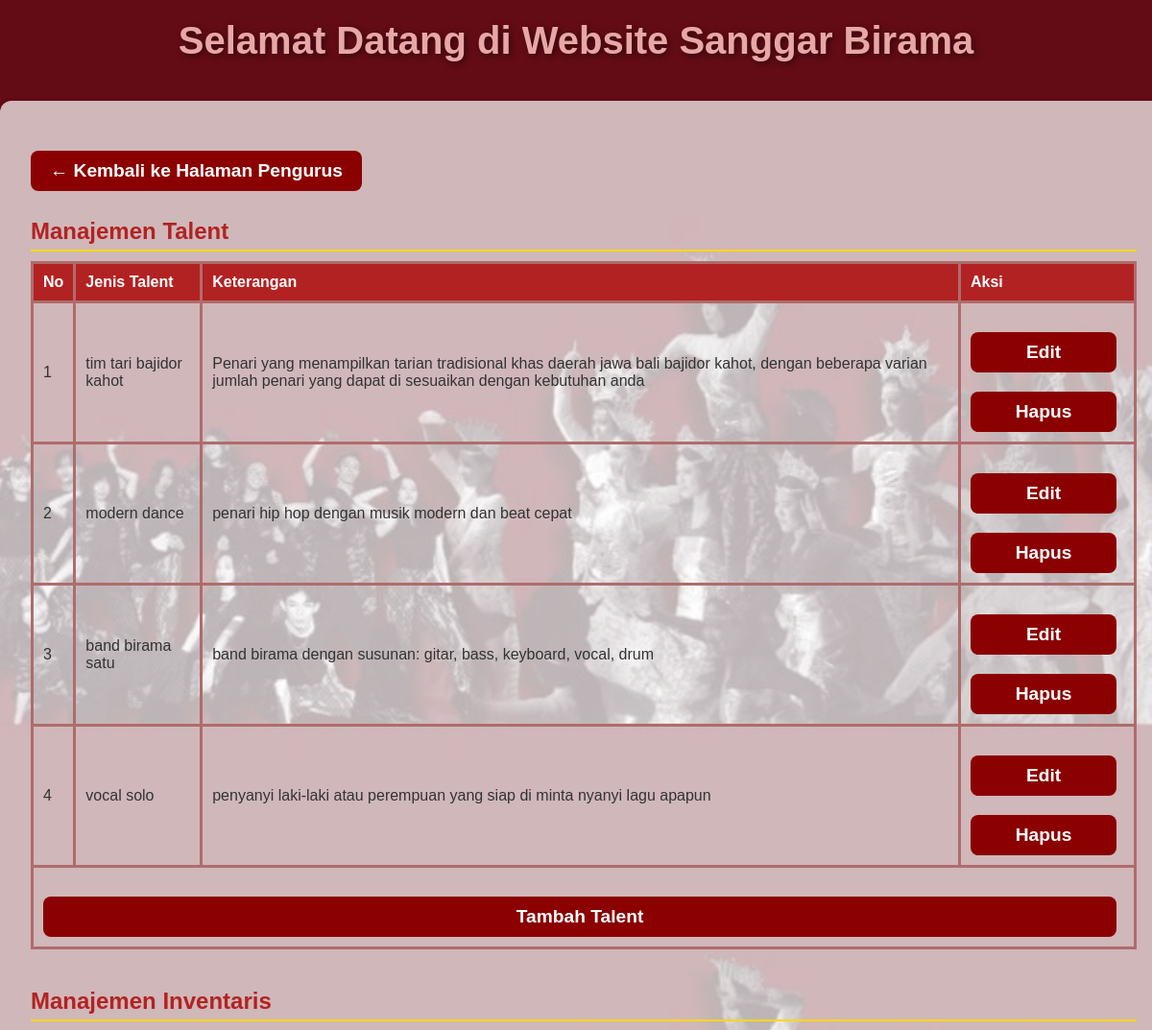
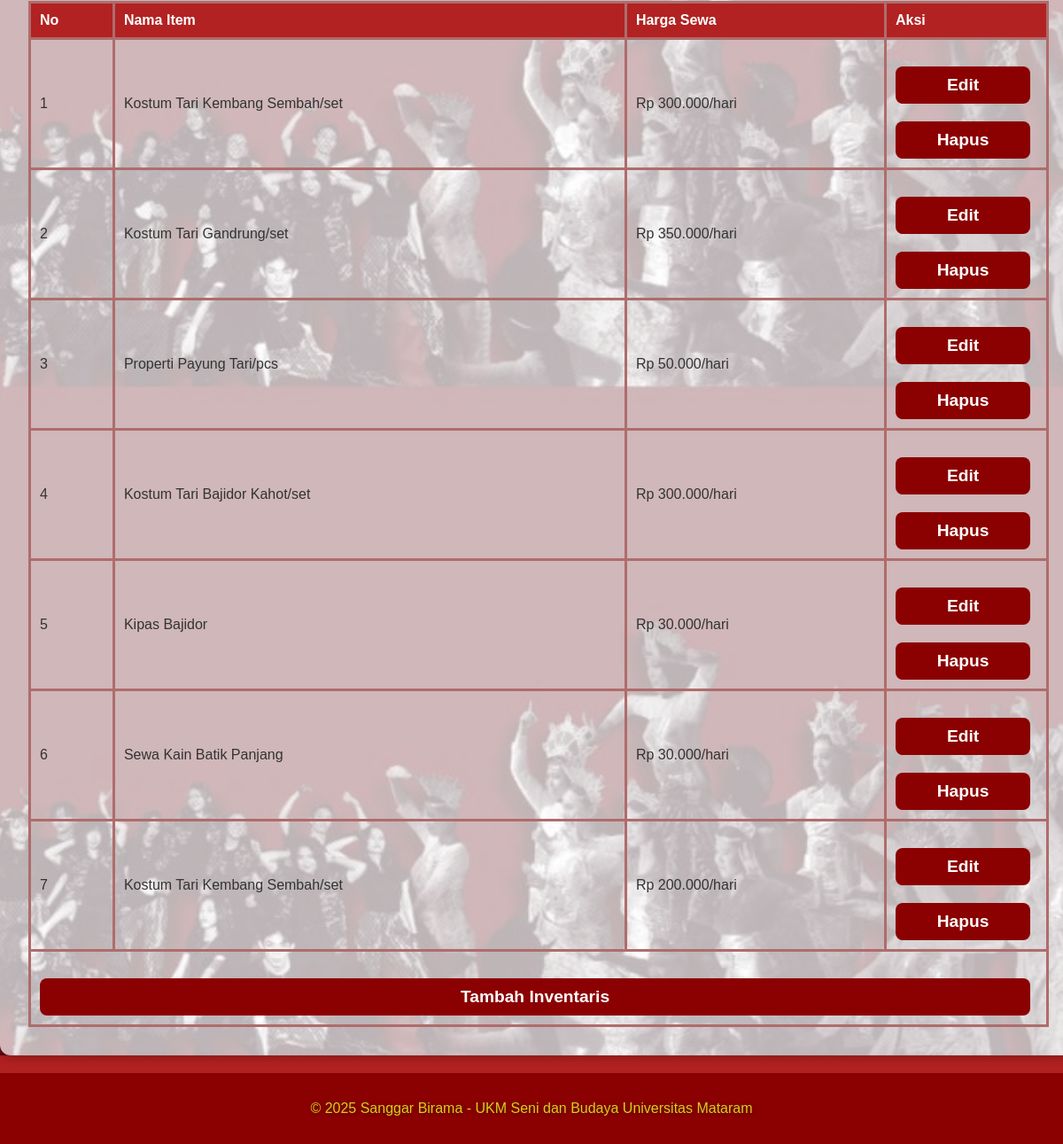
The page /app/views/manajemen_talent&inventaris.php (signed in) on the database its author committed (2 pictures, top to bottom).
### tables this page shows
CREATE TABLE `talent` (
  `id_talent` int(11) NOT NULL,
  `jenis_talent` text NOT NULL,
  `keterangan` text NOT NULL
);

CREATE TABLE `inventaris` (
  `id_item` int(11) NOT NULL,
  `nama_item` varchar(100) NOT NULL,
  `harga_sewa` int(11) NOT NULL
);

### app/views/manajemen_talent&inventaris.php (the view, shortened to what this page needs)
<?php
require_once __DIR__ . '/../config/config.php';
$talent = $mysqli->query("SELECT * FROM talent");
$inventaris = $mysqli->query("SELECT * FROM inventaris");
?>
<?php include 'header.php'; ?>
<div class="content">
    <a href="beranda_pengurus.php" class="button" style="margin-bottom:18px;display:inline-block;">&larr; Kembali ke Halaman Pengurus</a>
    <h2>Manajemen Talent</h2>
    <table border="1" style="width:100%; border-collapse:collapse;">
        <tr>
            <th>No</th>
            <th>Jenis Talent</th>
            <th>Keterangan</th>
            <th style="width:160px;">Aksi</th>
        </tr>
        <?php $no=1; while($row = $talent->fetch_assoc()): ?>
        <tr>
            <td><?= $no++ ?></td>
            <td><?= htmlspecialchars($row['jenis_talent']) ?></td>
            <td><?= htmlspecialchars($row['keterangan']) ?></td>
            <td>
                <a href="edit_talent.php?id=<?= $row['id_talent'] ?>" class="button">Edit</a>
                <a href="hapus_talent.php?id=<?= $row['id_talent'] ?>" class="button" onclick="return confirm('Hapus talent ini?')">Hapus</a>
            </td>
        </tr>
        <?php endwhile; ?>
        <tr>
            <td colspan="4" style="text-align:center;">
                <a href="tambah_talent.php" class="button">Tambah Talent</a>
            </td>
        </tr>
    </table>
    <h2 style="margin-top:40px;">Manajemen Inventaris</h2>
    <table border="1" style="width:100%; border-collapse:collapse;">
        <tr>
            <th>No</th>
            <th>Nama Item</th>
            <th>Harga Sewa</th>
            <th style="width:160px;">Aksi</th>
        </tr>
        <?php $no=1; while($row = $inventaris->fetch_assoc()): ?>
        <tr>
            <td><?= $no++ ?></td>
            <td><?= htmlspecialchars($row['nama_item']) ?></td>
            <td>Rp <?= number_format($row['harga_sewa'],0,',','.') ?>/hari</td>
            <td>
                <a href="edit_inventaris.php?id=<?= $row['id_item'] ?>" class="button">Edit</a>
                <a href="hapus_inventaris.php?id=<?= $row['id_item'] ?>" class="button" onclick="return confirm('Hapus inventaris ini?')">Hapus</a>
            </td>
        </tr>
        <?php endwhile; ?>
        <tr>
            <td colspan="4" style="text-align:center;">
                <a href="tambah_inventaris.php" class="button">Tambah Inventaris</a>
            </td>
        </tr>
    </table>
</div>
<?php include 'footer.php'; ?>

### public/css/style.css (style rules this page uses)
a.button { display: inline-block; padding: 8px 18px; background: #b00; color: #fff !important; border-radius: 4px; text-decoration: none; border: none; font-weight: bold; cursor: pointer; margin-right: 8px; transition: background 0.2s; }
body { margin: 0; font-family: Arial, sans-serif; background: linear-gradient(to bottom, #8B0000, #B22222); color: #fff; }
.content { max-width: 1200px; margin: 30px auto; padding: 20px; background: rgba(255, 255, 255, 0.9); border-radius: 15px; box-shadow: 0 4px 8px rgba(0, 0, 0, 0.2); color: #333; }
.content h2 { color: #B22222; margin-top: 30px; margin-bottom: 15px; font-size: 1.8em; border-bottom: 2px solid #FFD700; padding-bottom: 5px; }
table { width: 100%; border-collapse: collapse; margin-top: 10px; }
table, th, td { border: 3px solid #af6c6c; }
th, td { padding: 10px; text-align: left; }
th { background-color: #B22222; color: white; }
a { color: #B22222; font-weight: bold; text-decoration: none; }
.content a { display: inline-block; margin-top: 20px; padding: 10px 20px; background: #8B0000; color: #8B0000; text-decoration: none; font-weight: bold; border-radius: 8px; transition: background 0.3s ease, transform 0.3s ease; text-align: center; }
.content { background: rgba(255,255,255,0.7); padding: 32px; border-radius: 12px; box-shadow: 0 4px 8px rgba(0,0,0,0.2); max-width: 1400px; width: 96vw; margin: 20px auto; }
.content h2 { color: #B22222; margin-top: 10px; margin-bottom: 5px; font-size: 1.5em; border-bottom: 2px solid #FFD700; padding-bottom: 5px; }
.content a { display: block; text-align: center; margin-top: 20px; text-decoration: none; color: #007BFF; font-weight: bold; font-size: 1.2em; transition: color 0.3s ease; }

### rows shown on the page
talent: jenis_talent "tim tari bajidor kahot", keterangan "Penari yang menampilkan tarian tradisional khas daerah jawa bali bajidor kahot, dengan beberapa varian jumlah penari yang dapat di sesuaikan dengan kebutuhan anda"
talent: jenis_talent "modern dance", keterangan "penari hip hop dengan musik modern dan beat cepat"
talent: jenis_talent "band birama satu", keterangan "band birama dengan susunan: gitar, bass, keyboard, vocal, drum"
talent: jenis_talent "vocal solo", keterangan "penyanyi laki-laki atau perempuan yang siap di minta nyanyi lagu apapun"
inventaris: nama_item "Kostum Tari Kembang Sembah/set", harga_sewa "300.000"
inventaris: nama_item "Kostum Tari Gandrung/set", harga_sewa "350.000"
inventaris: nama_item "Properti Payung Tari/pcs", harga_sewa "50.000"
inventaris: nama_item "Kostum Tari Bajidor Kahot/set", harga_sewa "300.000"
inventaris: nama_item "Kipas Bajidor", harga_sewa "30.000"
inventaris: nama_item "Sewa Kain Batik Panjang", harga_sewa "30.000"
inventaris: nama_item "Kostum Tari Kembang Sembah/set", harga_sewa "200.000"
